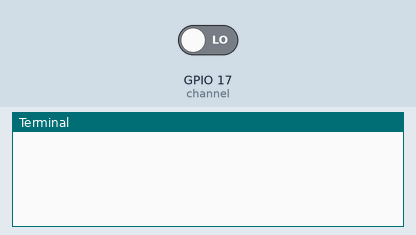
Bench run of a program on a simulated Raspberry Pi (BCM pin numbers). On the bench: the last lines printed to the terminal. Inputs (shaded band) come from the test bench; at power-on: GPIO 17 (channel) LOW. The clock reads 2024-03-15 10:24:30 at power-on unless the program sets it.

Above: at 1.2 s.
1.3 s: GPIO 17 (channel) driven HIGH
At 2.5 s:
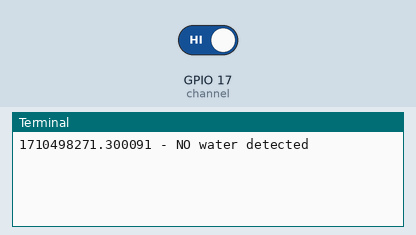
2.8 s: GPIO 17 (channel) driven LOW
At 3.7 s:
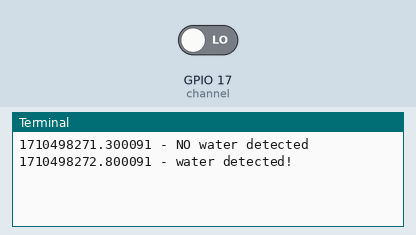

The program:

app.py
```python
import RPi.GPIO as GPIO
import time

channel = 17
GPIO.setmode(GPIO.BCM)
GPIO.setup(channel, GPIO.IN)

def callback(channel):
    if GPIO.input(channel):
        print("{} - NO water detected".format(time.time()))
    else:
        print("{} - water detected!".format(time.time()))

GPIO.add_event_detect(channel, GPIO.BOTH, bouncetime=300)
GPIO.add_event_callback(channel, callback)

while True:
    time.sleep(3)
```

Measured:
- after the input at 1.3 s, the terminal: prints a new line at once (image 1)
- after the input at 2.8 s, the terminal: prints a new line at once (image 2)
